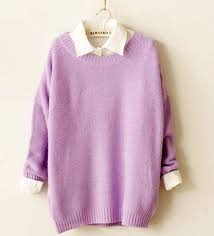
#> input picture anhthi/clother1.jpg, 214 x 236 px
$ python dethi11.py
#> lines starting #> are read from the running program, lines starting #| are printed output that depends on the picture; after the words box and inside, x2 and y2 are one past the last pixel; in counts of white or black regions, pixels touching at a corner belong together
import cv2
import numpy as np

# 1
I = cv2.imread("./anhthi/clother1.jpg")
#> I is the input picture: shape (236, 214, 3); mean B, G, R 195.8, 189.5, 214.6
# cv2.imshow("I", I[:, :, 0])

# 2
Ihsv = cv2.cvtColor(I, cv2.COLOR_BGR2HSV)
#> Ihsv: shape (236, 214, 3); mean H, S, V 83.4, 43.7, 214.6
h = Ihsv.shape[0]
#> h = 236
w = Ihsv.shape[1]
#> w = 214
y = 10
x = 20
print("Cac gia tri diem anh")
for i in range(-2, 3):
    for j in range(-2, 3):
        if ((y + i) >= 0) & ((y + i) <= h - 1) & ((x + j) >= 0) & ((x + j) <= w - 1):
            print("matrix[{}][{}]={}".format(i, j, Ihsv[y + i][x + j]))
        else:
            print("matrix[{}][{}]={}".format(i, j, "vuot qua"))
#> this loop made 5 passes
#> (printed output is left out)
# cv2.imshow("Ihsv", Ihsv[:, :, 1])

# 3
thresh, Ib = cv2.threshold(Ihsv[:, :, 1], 0, 255, cv2.THRESH_OTSU)
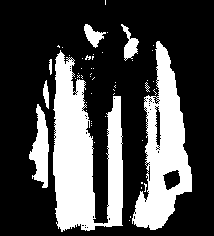
#> Ib: shape (236, 214); 29.1% white; 53 white regions (46 under 20 px), largest, box (x1, y1, x2, y2) and area: (53, 50, 123, 232) 7511, (132, 41, 192, 230) 5443, (29, 104, 49, 188) 939
#> thresh = 53
# cv2.imshow("Ib", Ib)

# 4
Im = cv2.blur(Ihsv[:, :, 1], (5, 5))
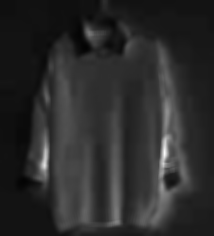
#> Im: shape (236, 214); min 3, max 250, mean 43.7
# cv2.imshow("Im", Im)

# 5
contours, con = cv2.findContours(Im, cv2.RETR_TREE, cv2.CHAIN_APPROX_SIMPLE)
#> contours = [[[0, 0], [0, 235], [213, 235], [213, 0]]]; con = [[-1, -1, -1, -1]]
cv2.drawContours(I, contours, -1, (0, 0, 255), 2)
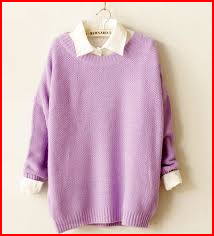
#> I: shape (236, 214, 3); 3.53% of pixels changed, all inside (x1, y1, x2, y2) = (0, 0, 214, 236)
cv2.imshow("Contours I", I)
cv2.waitKey(0)
